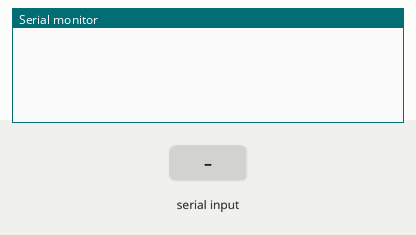
Simulated run of this sketch. Board: Arduino Uno, built with avr-gcc and run on an emulated ATmega328P. Shown: the last lines printed to the serial monitor. The test bench sets the inputs (shaded band). WiFi joins after 1.5 s; servers stay silent unless stated.

Above: at 2.2 s.
2.3 s: "C" received over Serial
At 2.46 s:
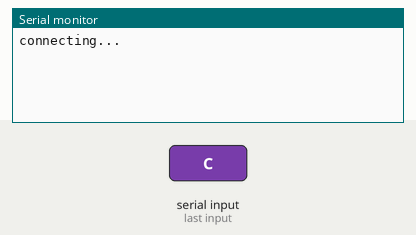
At 3.2 s:
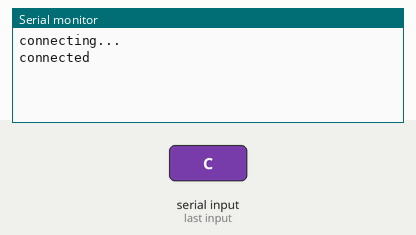

Measured:
- after the input at 2.3 s, the serial monitor: prints a new line at once (image 1)

The sketch:

SerialToEthernet.ino
```cpp
/*
  Serial To Ethenet
 Context: Arduino

 */

#include <SPI.h>
#include <Ethernet.h>

// Enter a MAC address and IP address for your controller below.
// The IP address will be dependent on your local network:
byte mac[] = { 0x00, 0xAA, 0xBB, 0xCC, 0xDE, 0x01 };
IPAddress ip(192,168,1,20);
IPAddress server(208,201,239,101 );


// Initialize the Ethernet client library
// with the IP address and port of the server
// that you want to connect to (port 80 is default for HTTP):
EthernetClient client;


void setup() {
  // start the Ethernet connection:
  Ethernet.begin(mac, ip);
  // start the serial library:
  Serial.begin(9600);

  // give the Ethernet shield a second to initialize:
  delay(1000);

}

void loop()
{

  if (client.connected()) {
    //if you're connected, pass bytes from client to serial:
    if (client.available()) {
      char netChar = client.read();
      Serial.write(netChar);
    }
    //pass bytes from serial to client:
    if (Serial.available()) {
      char serialChar = Serial.read();
      client.write(serialChar);
    }
  }
  else {
    // if you're not connected, and you get a serial C,
    // attempt to connect:
    if (Serial.available()) {
      char serialChar = Serial.read();
      if (serialChar == 'C') {
        connectToServer();
      }
    }
  }
}

void connectToServer() {
  // attempt to connect, and wait a millisecond:
  Serial.println("connecting...");
  delay(1);
  if ( client.connect(server, 80)) {
    // if you get a connection, report back via serial:
    Serial.println("connected");

  }
  else {
    // if you didn't get a connection to the server:
    Serial.println("connection failed");
    client.stop();
  }
}
```
